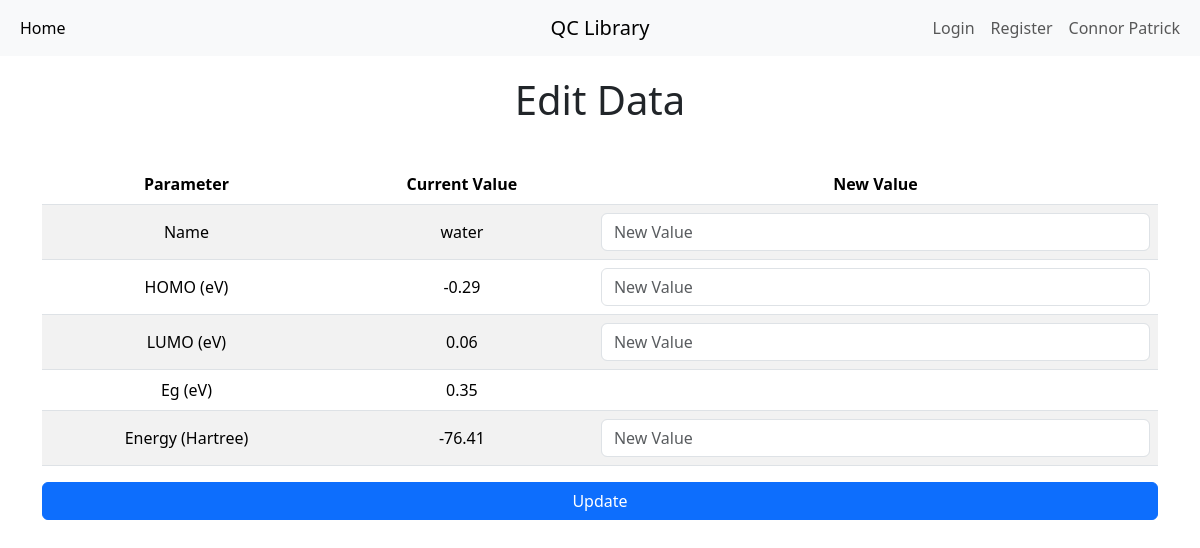
Screenshot of /edit?id=4 (signed in) with the database file from the repository.
### main.py (models this page shows)
class User(UserMixin, db.Model):
    __tablename__ = "users"
    id: Mapped[int] = mapped_column(Integer, primary_key=True)
    email: Mapped[str] = mapped_column(String(100), unique=True)
    password: Mapped[str] = mapped_column(String(100))
    name: Mapped[str] = mapped_column(String(1000))

class QC_data(db.Model):
    __tablename__ = "data"
    id: Mapped[int] = mapped_column(Integer, primary_key=True)
    qc_name: Mapped[str] = mapped_column(String(250), unique=True, nullable=False)
    HOMO: Mapped[Decimal] = mapped_column(Numeric(5, 2), nullable=False)
    LUMO: Mapped[Decimal] = mapped_column(Numeric(5, 2), nullable=False)
    Eg: Mapped[Decimal] = mapped_column(Numeric(5, 2), nullable=False)
    Energy: Mapped[Decimal] = mapped_column(Numeric(5, 2), nullable=False)
    Dipole: Mapped[Decimal] = mapped_column(Numeric(5, 2), nullable=False)
    Quadrupole: Mapped[Decimal] = mapped_column(Numeric(5, 2), nullable=False)

### main.py (the view, shortened to what this page needs)
@app.route("/edit", methods=["GET", "POST"])
def edit():
    if current_user.is_authenticated:
        data_id = request.args.get("id")
        data_selected = db.get_or_404(QC_data, data_id)
        return render_template("edit.html", data=data_selected)
    else:
        flash("Please authenticate to edit data.")
        return redirect(url_for("login"))

### main.py (called while the page is built)
@login_manager.user_loader
def load_user(user_id):
    return db.get_or_404(User, user_id)

### templates/edit.html (shortened to what this page needs)
{% extends "base.html" %}
{% block content %}
<div class="container">
  <h1 class="text-center" style="margin-top: 20px; margin-bottom: 40px;">Edit Data</h1>
  <form action="{{ url_for('edit') }}" method="POST">
    <table class="table table-striped table-hover table-responsive text-center align-middle">
      <thead>
        <tr>
          <th scope="col">Parameter</th>
          <th scope="col">Current Value</th>
          <th scope="col">New Value</th>
        </tr>
      </thead>
      <tbody>
      <tr>
        <td scope="row">Name</td>
        <td scope="row">{{data.qc_name}}</td>
          <td>
            <input class="form-control" name="qc_name" type="text" placeholder="New Value" />
          </td>
        </tr>
        <tr>
          <td scope="row">HOMO (eV)</td>
          <td scope="row">{{data.HOMO}}</td>
          <td>
            <input class="form-control" name="HOMO" type="text" placeholder="New Value" />
          </td>
        </tr>
        <tr>
          <td scope="row">LUMO (eV)</td>
          <td scope="row">{{data.LUMO}}</td>
          <td>
            <input class="form-control" name="LUMO" type="text" placeholder="New Value" />
          </td>
        </tr>
        <tr>
          <td scope="row">Eg (eV)</td>
          <td scope="row">{{data.Eg}}</td>
          <td scope="row"></td>
        </tr>
        <tr>
          <td scope="row">Energy (Hartree)</td>
          <td scope="row">{{data.Energy}}</td>
          <td>
            <input class="form-control" name="Energy" type="text" placeholder="New Value" />
          </td>
        </tr>
      </tbody>
    </table>
    <button class="btn btn-primary w-100" type="submit">Update</button>
  </form>
</div>
{% endblock %}

### templates/base.html (shortened to what this page needs)
<!DOCTYPE html>
<link href="https://cdn.jsdelivr.net/npm/bootstrap@5.3.3/dist/css/bootstrap.min.css" rel="stylesheet">
<html lang="en">
  <head>
  </head>
  <body>
    <nav class="navbar navbar-expand-md navbar-light bg-light">
      <div class="container-fluid">
          <div class="navbar-collapse collapse w-100 order-1 order-md-0 dual-collapse2">
            <div class="collapse navbar-collapse" id="navbarNavAltMarkup">
              <div class="navbar-nav">
                <a class="nav-link active" aria-current="page" href="{{ url_for('home') }}">Home</a>
              </div>
            </div>
          </div>
          <div class="mx-auto order-0">
              <a class="navbar-brand mx-auto" href="{{ url_for('home') }}">QC Library</a>
          </div>
          <div class="navbar-collapse collapse w-100 order-3 dual-collapse2">
            <div class="navbar-nav ms-auto">
              {% if not logged_in: %}
              <a class="nav-link" href="{{ url_for('login') }}">Login</a>
              <a class="nav-link" href="{{ url_for('register') }}">Register</a>
              {% endif %}
              <a class="nav-link">{{current_user.name}}</a>
              </div>
        </div>
      </div>
    </nav>
  {% block content %}
  {% endblock %}
  </body>
</html>

### rows the page displays
User: name "Connor Patrick"
QC_data: qc_name "water", HOMO "-0.29", LUMO "0.06", Eg "0.35", Energy "-76.41"
